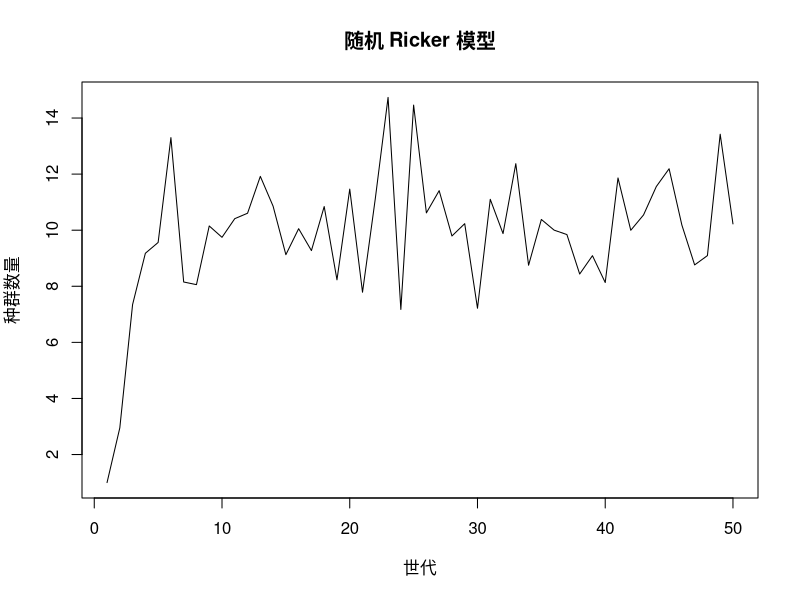

Recreate this plot in R.
# Ricker model with random perturbations (Random Ricker)


StochasticRicker <- function(N0 = 1, r = 1, K = 10, sigma = 0.2, generations = 50) {
  # The Ricker model with random error terms
  N <- rep(NA, generations)
  N[1] <- N0
  
  for (t in 2:generations) {
    N[t] <- N[t - 1] * exp(r * (1 - N[t - 1] / K) + rnorm(1, 0, sigma))
  }
  return(N)
}

# Visualization
plot(StochasticRicker(generations = 50), type = "l", main = "随机 Ricker 模型", xlab = "世代", ylab = "种群数量")

